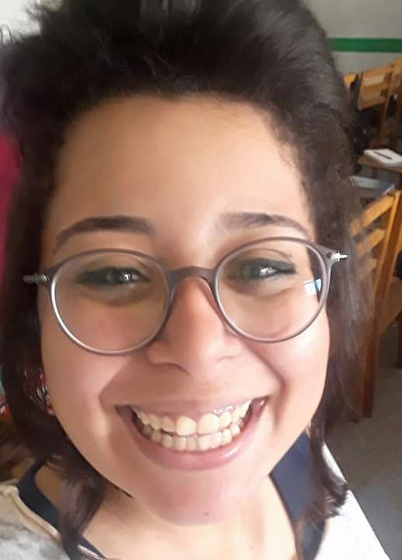
%> input picture received_1633549073350455.jpeg, 402 x 560 px, shrunk from 517 x 720 before the run
$ octave generate_skinmap.m   (GNU Octave 9; MATLAB toolbox functions it lacks are replaced by stand-ins)
%> lines starting %> are read from the running program, lines starting %| are printed output that depends on the picture; in (x1, y1, x2, y2) boxes, pixels count from 0 and x2, y2 are one past the last pixel; in counts of white or black regions, pixels touching at a corner belong together; the program's own positions count from 1

    filename='IMG_20161103_154822.jpg';


    %Read the image, and capture the dimensions
    img_orig = imread('received_1633549073350455.jpeg');
%> img_orig is the input picture: size 560x402x3 uint8; mean R, G, B 136.4, 108.3, 96.6


    height = size(img_orig,1);
%> height = 560
    width = size(img_orig,2);
%> width = 402

    %Initialize the output images
    out = img_orig;
    bin = zeros(height,width);

    %Apply Grayworld Algorithm for illumination compensation


%Color Balancing using the Gray World Assumption
%   I - 24 bit RGB Image
%   out - Color Balanced 24-bit RGB Image
%
%   Gaurav Jain, 2010.

    out = uint8(zeros(size(img_orig,1), size(img_orig,2), size(img_orig,3)));

    %R,G,B components of the input image
    R = img_orig(:,:,1);
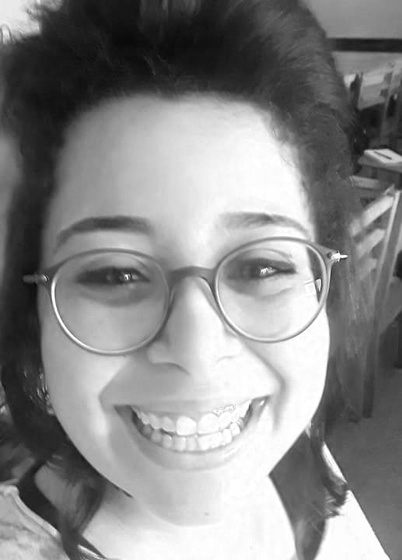
%> R: size 560x402 uint8; min 9, max 255, mean 136.4
    G = img_orig(:,:,2);
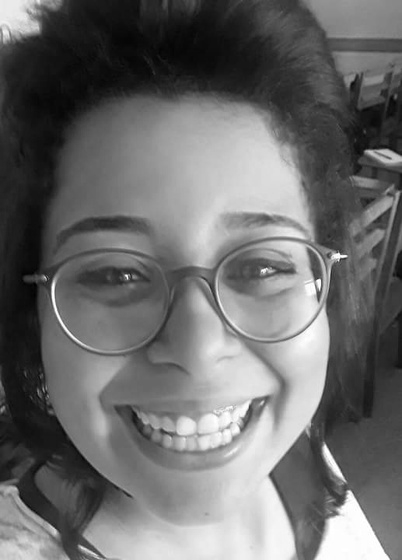
%> G: size 560x402 uint8; min 0, max 255, mean 108.3
    B = img_orig(:,:,3);
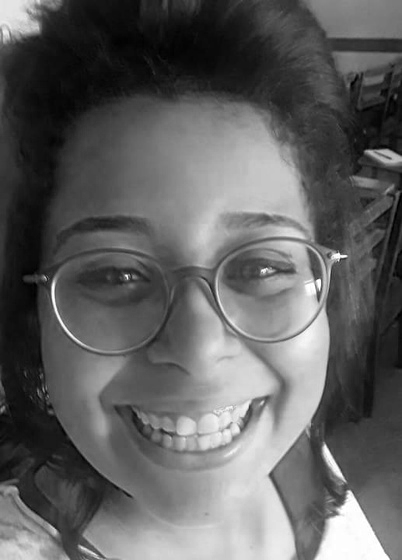
%> B: size 560x402 uint8; min 0, max 255, mean 96.6

    %Inverse of the Avg values of the R,G,B
    mR = 1/(mean(mean(R)));
%> mR = 0.00733
    mG = 1/(mean(mean(G)));
%> mG = 0.00923
    mB = 1/(mean(mean(B)));
%> mB = 0.0104

    %Smallest Avg Value (MAX because we are dealing with the inverses)
    maxRGB = max(max(mR, mG), mB);
%> maxRGB = 0.0104

    %Calculate the scaling factors
    mR = mR/maxRGB;
%> mR = 0.708
    mG = mG/maxRGB;
%> mG = 0.892
    mB = mB/maxRGB;
%> mB = 1

    %Scale the values
     out(:,:,1) = R*mR;
     out(:,:,2) = G*mG;
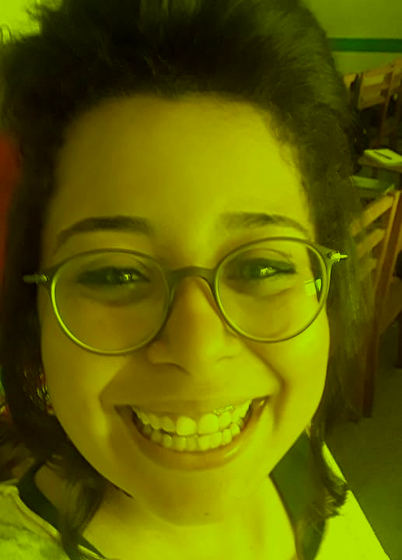
%> out: size 560x402x3 uint8; mean R, G, B 96.6, 96.6, 0
     out(:,:,3) = B*mB;
figure; imshow(out);
    img = out;

    %Convert the image from RGB to YCbCr
    img_ycbcr = rgb2ycbcr(img);
%> img_ycbcr: size 560x402x3 uint8; mean of channels 1, 2, 3 99, 128, 128
    Cb = img_ycbcr(:,:,2);
    Cr = img_ycbcr(:,:,3);
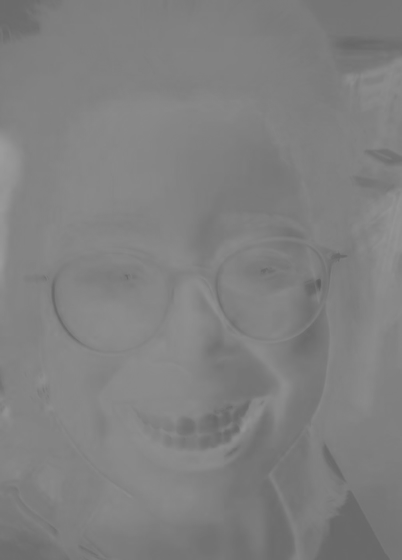
%> Cr: size 560x402 uint8; min 93, max 156, mean 128

    %Detect Skin
    [r,c,v] = find(Cb>=77 & Cb<=127 & Cr>=133 & Cr<=173);
%> r = 54308 values from 60 to 522; c = 54308 values from 1 to 402; v = 54308 logical values, 54308 true
    numind = size(r,1);
%> numind = 54308

    %Mark Skin Pixels
    for i=1:numind
        out(r(i),c(i),:) = [0 0 255];
        bin(r(i),c(i)) = 1;
    end
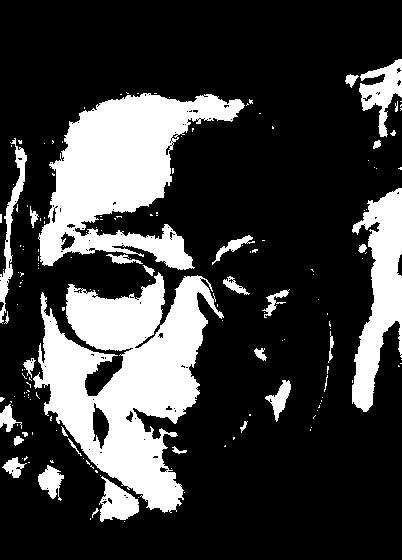
%> bin: size 560x402 double; values 0 (black) and 1 (white), 24.1% white; 167 white regions (134 under 20 px), largest, box (x1, y1, x2, y2) and area: (33, 272, 224, 513) 23347, (38, 93, 245, 270) 17437, (352, 188, 402, 412) 6016
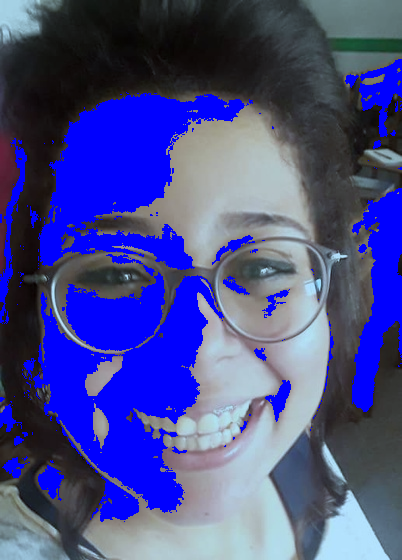
%> out: size 560x402x3 uint8; mean R, G, B 71.1, 74.9, 138.9
    imshow(img_orig);
    figure; imshow(out);
    figure; imshow(bin);

$ run again, with 20161223_163424.jpg copied over received_1633549073350455.jpeg
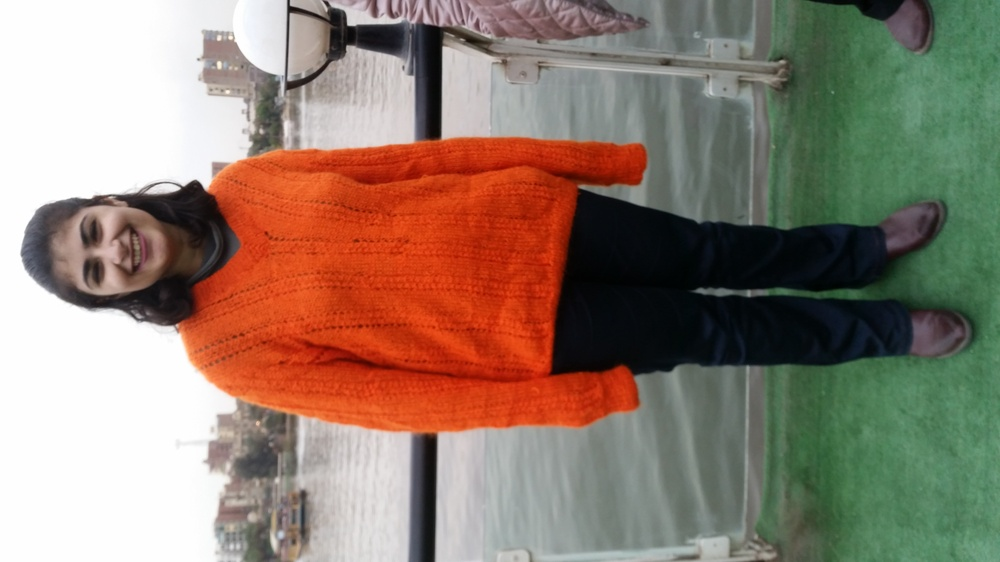
%> input picture 20161223_163424.jpg, 1000 x 562 px, shrunk from 5312 x 2988 before the run
%> img_orig is the input picture: size 562x1000x3 uint8; mean R, G, B 145.2, 126.3, 112.1
%> `mR = 1/(mean(mean(R)));`: mR = 0.00689
%> `mG = 1/(mean(mean(G)));`: mG = 0.00792
%> `mB = 1/(mean(mean(B)));`: mB = 0.00892
%> `mR = mR/maxRGB;`: mR = 0.772
%> `mG = mG/maxRGB;`: mG = 0.888
%> `mB = mB/maxRGB;`: mB = 1
%> img_ycbcr: size 562x1000x3 uint8; mean of channels 1, 2, 3 112.3, 128, 128
%> r = 31371 values from 33 to 553; c = 31371 values from 65 to 648; v = 31371 logical values, 31371 true
%> numind = 31371
%> after the loop `for i=1:numind`:
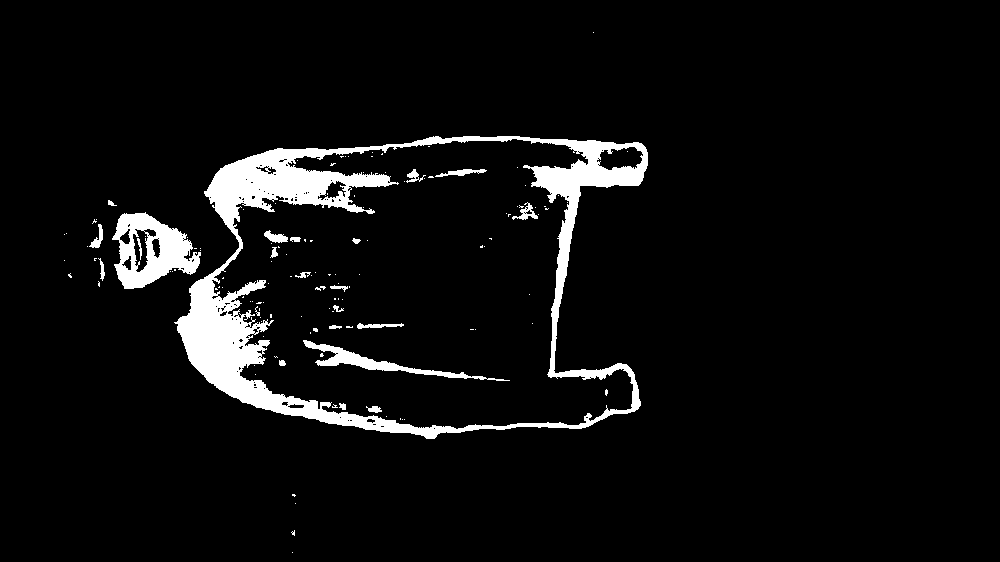
%> bin: size 562x1000 double; values 0 (black) and 1 (white), 5.6% white; 134 white regions (110 under 20 px), largest, box (x1, y1, x2, y2) and area: (174, 136, 648, 439) 24393, (112, 212, 201, 289) 3636, (303, 340, 510, 381) 1430
%> after the loop `for i=1:numind`:
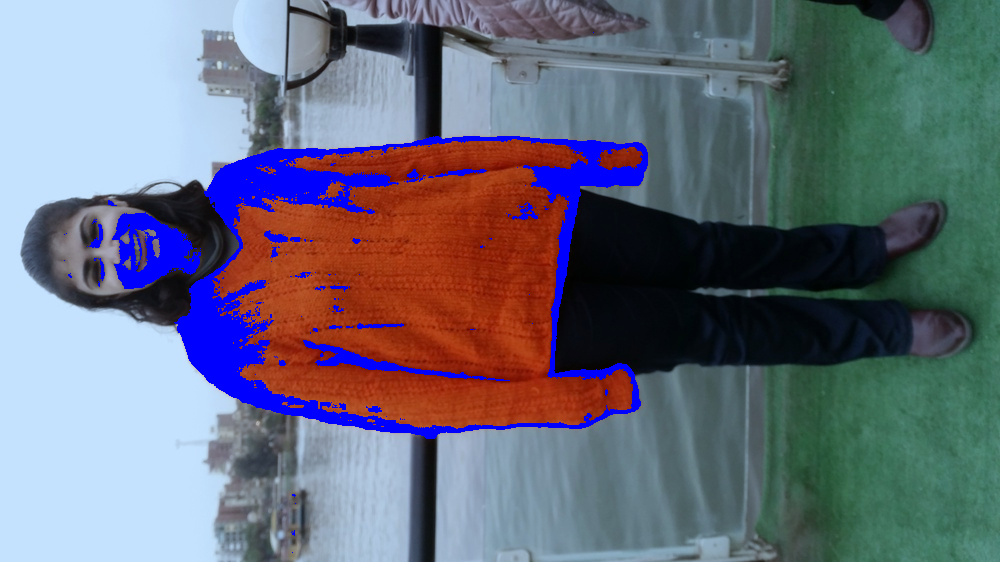
%> out: size 562x1000x3 uint8; mean R, G, B 104.5, 108.7, 124.2

$ run again, with 24826028_1898394947047791_537461716_o.jpg copied over received_1633549073350455.jpeg
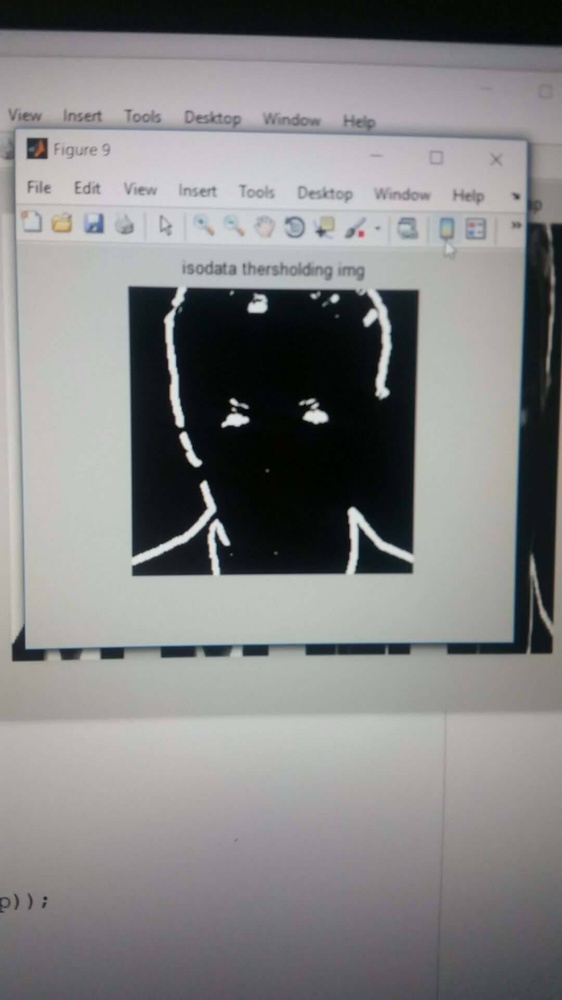
%> input picture 24826028_1898394947047791_537461716_o.jpg, 562 x 1000 px, shrunk from 1080 x 1920 before the run
%> img_orig is the input picture: size 1000x562x3 uint8; mean R, G, B 132.5, 132.3, 132.6
%> `mR = 1/(mean(mean(R)));`: mR = 0.00755
%> `mG = 1/(mean(mean(G)));`: mG = 0.00756
%> `mB = 1/(mean(mean(B)));`: mB = 0.00754
%> maxRGB = 0.00756
%> `mR = mR/maxRGB;`: mR = 0.999
%> `mG = mG/maxRGB;`: mG = 1
%> `mB = mB/maxRGB;`: mB = 0.997
%> img_ycbcr: size 1000x562x3 uint8; mean of channels 1, 2, 3 129.7, 128, 128
%> r = 1893 values from 139 to 648; c = 1893 values from 21 to 562; v = 1893 logical values, 1893 true
%> numind = 1893
%> after the loop `for i=1:numind`:
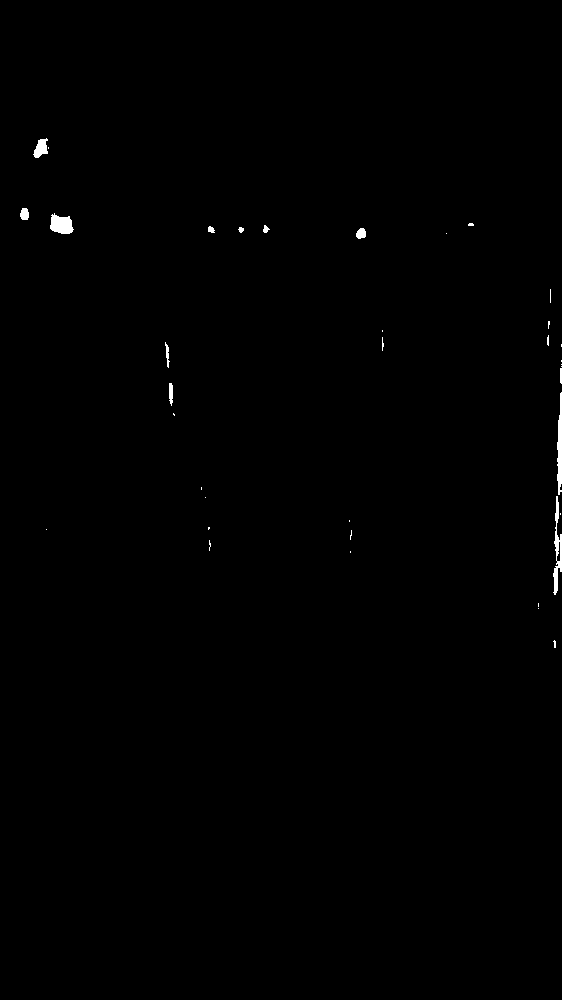
%> bin: size 1000x562 double; values 0 (black) and 1 (white), 0.34% white; 37 white regions (25 under 20 px), largest, box (x1, y1, x2, y2) and area: (553, 496, 562, 595) 386, (557, 392, 562, 495) 366, (50, 213, 74, 234) 357
%> after the loop `for i=1:numind`:
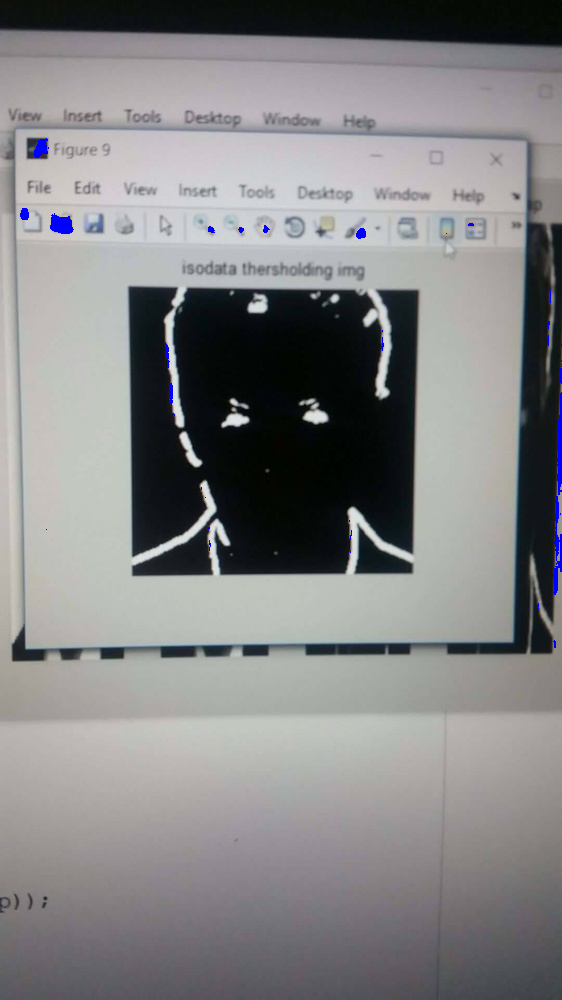
%> out: size 1000x562x3 uint8; mean R, G, B 131.9, 131.8, 132.9
